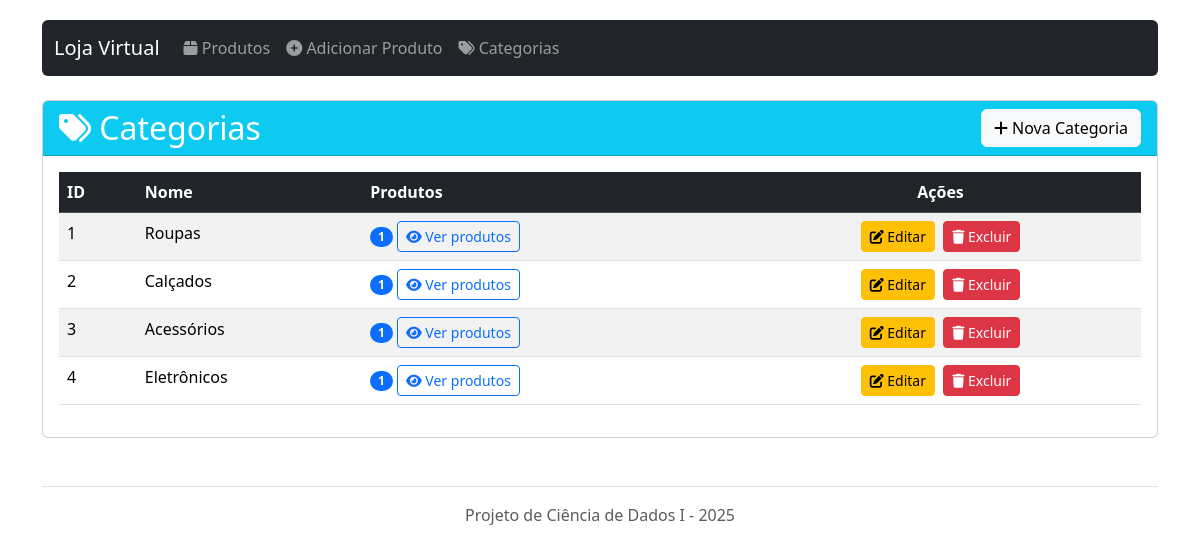
Screenshot of /categorias with the database file from the repository.
### app.py (models this page shows, shortened)
class Categoria(db.Model):
    id = db.Column(db.Integer, primary_key=True)
    nome = db.Column(db.String(50), nullable=False, unique=True)
    produtos = db.relationship('Produto', backref='categoria', lazy=True)

### app.py (the view)
@app.route('/categorias')
def listar_categorias():
    categorias = Categoria.query.all()
    return render_template('categorias/listar.html', categorias=categorias)

### templates/categorias/listar.html (shortened to what this page needs)
{% extends 'base.html' %}
{% block content %}
<div class="card">
    <div class="card-header d-flex justify-content-between align-items-center bg-info text-white">
        <h2 class="mb-0"><i class="fas fa-tags"></i> Categorias</h2>
        <a href="{{ url_for('adicionar_categoria') }}" class="btn btn-light">
            <i class="fas fa-plus"></i> Nova Categoria
        </a>
    </div>
    <div class="card-body">
        {% if categorias %}
            <div class="table-responsive">
                <table class="table table-striped table-hover">
                    <thead class="table-dark">
                        <tr>
                            <th>ID</th>
                            <th>Nome</th>
                            <th>Produtos</th>
                            <th class="text-center">Ações</th>
                        </tr>
                    </thead>
                    <tbody>
                        {% for categoria in categorias %}
                        <tr>
                            <td>{{ categoria.id }}</td>
                            <td>{{ categoria.nome }}</td>
                            <td>
                                <span class="badge bg-primary rounded-pill">{{ categoria.produtos|length }}</span>
                                {% if categoria.produtos %}
                                    <a href="{{ url_for('listar_produtos', categoria=categoria.id) }}" class="btn btn-sm btn-outline-primary">
                                        <i class="fas fa-eye"></i> Ver produtos
                                    </a>
                                {% endif %}
                            </td>
                            <td class="text-center">
                                <a href="{{ url_for('editar_categoria', id=categoria.id) }}" class="btn btn-sm btn-warning me-1">
                                    <i class="fas fa-edit"></i> Editar
                                </a>
                                <button type="button" class="btn btn-sm btn-danger" data-bs-toggle="modal" data-bs-target="#deleteModal{{ categoria.id }}">
                                    <i class="fas fa-trash"></i> Excluir
                                </button>
                            </td>
                        </tr>
                        {% endfor %}
                    </tbody>
                </table>
            </div>
        {% else %}
            <div class="alert alert-info">
                <i class="fas fa-info-circle"></i> Nenhuma categoria cadastrada.
                <a href="{{ url_for('adicionar_categoria') }}" class="alert-link">Adicionar uma categoria</a>
            </div>
        {% endif %}
    </div>
</div>
{% endblock %}

### templates/base.html (style rules this page uses)
body { padding-top: 20px; padding-bottom: 20px; }

### rows the page displays
Categoria: id "1", nome "Roupas", produtos|length "1"
Categoria: id "2", nome "Calçados", produtos|length "1"
Categoria: id "3", nome "Acessórios", produtos|length "1"
Categoria: id "4", nome "Eletrônicos", produtos|length "1"
